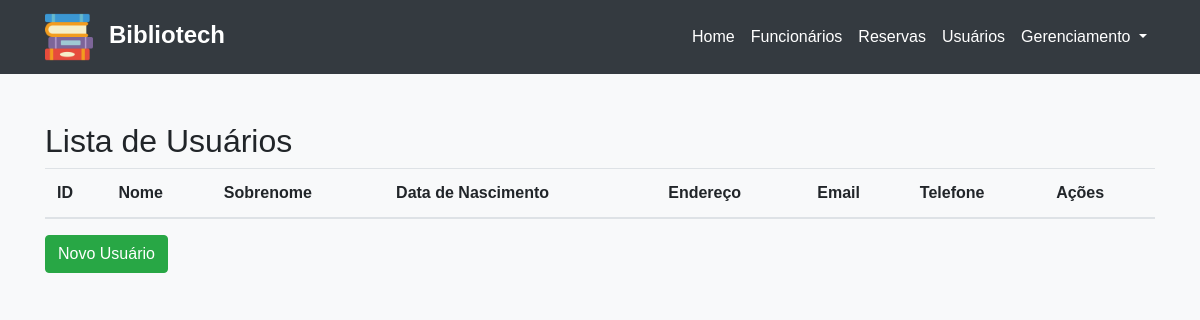
The app's page /usuarios/, older data.
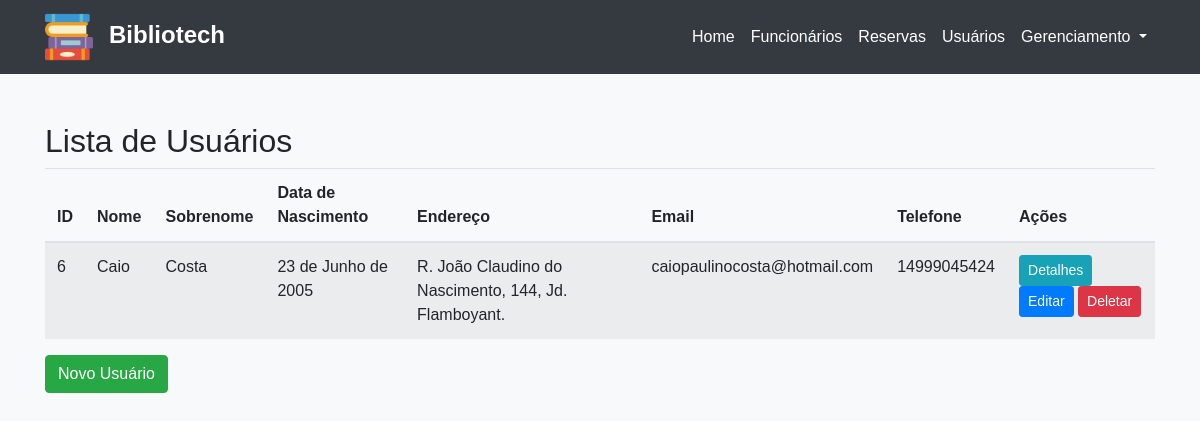
The same page, newer data.
### appmodelo/models.py (models this page shows, shortened)
class Usuario(models.Model):
    nome = models.CharField(max_length=25)
    sobrenome = models.CharField(max_length=70)
    data_nascimento = models.DateField()
    endereco = models.TextField(max_length=250)
    email = models.EmailField(max_length=254)
    telefone = models.CharField(max_length=20)

### appmodelo/views/UsuarioViews.py (the view)
# urls.py: path('usuarios/', lista_usuarios, name='lista_usuarios'),
def lista_usuarios(request):
    usuarios = Usuario.objects.all()
    return render(request, 'lista_usuarios.html', {'usuarios': usuarios})

### appmodelo/templates/lista_usuarios.html
{% extends 'Header.html' %} {% block content %}
<h2>Lista de Usuários</h2>
<table class="table table-striped">
  <thead>
    <tr>
      <th>ID</th>
      <th>Nome</th>
      <th>Sobrenome</th>
      <th>Data de Nascimento</th>
      <th>Endereço</th>
      <th>Email</th>
      <th>Telefone</th>
      <th>Ações</th>
    </tr>
  </thead>
  <tbody>
    {% for usuario in usuarios %}
    <tr>
      <td>{{ usuario.id }}</td>
      <td>{{ usuario.nome }}</td>
      <td>{{ usuario.sobrenome }}</td>
      <td>{{ usuario.data_nascimento }}</td>
      <td>{{ usuario.endereco }}</td>
      <td>{{ usuario.email }}</td>
      <td>{{ usuario.telefone }}</td>
      <td>
        <a
          href="{% url 'detalhes_usuario' usuario.id %}"
          class="btn btn-info btn-sm"
          >Detalhes</a
        >
        <a
          href="{% url 'editar_usuario' usuario.id %}"
          class="btn btn-primary btn-sm"
          >Editar</a
        >
        <a
          href="{% url 'deletar_usuario' usuario.id %}"
          class="btn btn-danger btn-sm"
          >Deletar</a
        >
      </td>
    </tr>
    {% endfor %}
  </tbody>
</table>
<a href="{% url 'novo_usuario' %}" class="btn btn-success">Novo Usuário</a>
{% endblock %}

Row changes from the older to the newer data that the page shows:
added Usuario: id "6", nome "Caio", sobrenome "Costa", data_nascimento "23 de Junho de 2005", endereco "R. João Claudino do Nascimento, 144, Jd. Flamboyant.", email "caiopaulinocosta@hotmail.com", telefone "14999045424"
